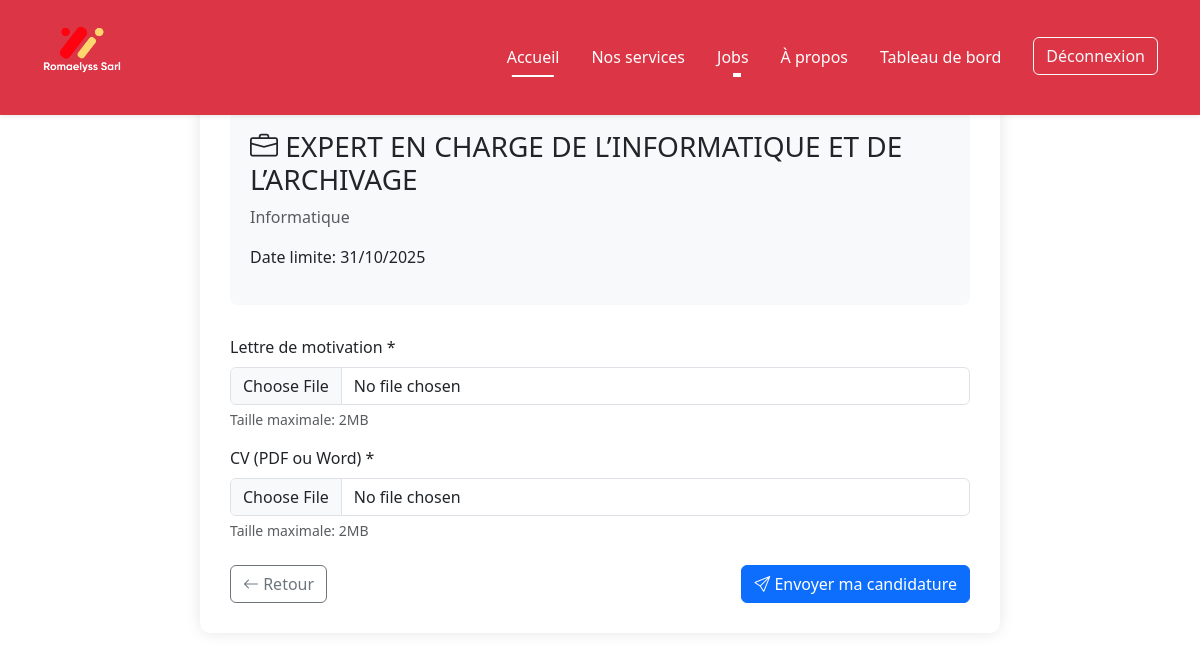
Page /apply.php?job_id=5 (signed in) on the committed database.
### tables this page shows
CREATE TABLE IF NOT EXISTS `jobs` (
  `id` int NOT NULL AUTO_INCREMENT,
  `title` varchar(100) NOT NULL,
  `description` text NOT NULL,
  `requirements` text NOT NULL,
  `expiry_date` date NOT NULL,
  `category` varchar(50) NOT NULL,
  `image_path` varchar(255) DEFAULT NULL,
  `published` tinyint(1) DEFAULT '0',
  `created_at` timestamp NULL DEFAULT CURRENT_TIMESTAMP,
  `updated_at` timestamp NULL DEFAULT CURRENT_TIMESTAMP ON UPDATE CURRENT_TIMESTAMP,
  PRIMARY KEY (`id`)
);

### apply.php (the view, shortened to what this page needs)
<?php
require_once 'includes/config.php';
$job_id = $_GET['job_id'];
$stmt = $pdo->prepare("SELECT * FROM jobs WHERE id = ? AND published = 1 AND expiry_date >= CURDATE()");
$stmt->execute([$job_id]);
$job = $stmt->fetch();
?>
<!DOCTYPE html>
<html lang="fr">
<head>
    <link rel="stylesheet" href="asset/css/style.css">
    <link href="https://cdn.jsdelivr.net/npm/bootstrap@5.3.0/dist/css/bootstrap.min.css" rel="stylesheet">
    <link rel="stylesheet" href="https://cdn.jsdelivr.net/npm/bootstrap-icons@1.10.0/font/bootstrap-icons.css">
</head>
<body>
    <?php include 'includes/header.php'; ?>
    <div class="container">
        <div class="application-container">
            <div class="job-header">
                <h3><i class="bi bi-briefcase"></i> <?= htmlspecialchars($job['title']) ?></h3>
                <p class="text-muted"><?= htmlspecialchars($job['category']) ?></p>
                <p>Date limite: <?= date('d/m/Y', strtotime($job['expiry_date'])) ?></p>
            </div>
            <form method="POST" enctype="multipart/form-data">
                <div class="mb-3">
                    <label for="cover_letter" class="form-label">Lettre de motivation *</label>
                    <input type="file" class="form-control" id="cover_letter" name="cover_letter" accept=".pdf,.doc,.docx" required>
                    <div class="form-text">Taille maximale: 2MB</div>
                </div>
                <div class="mb-4">
                    <label for="cv" class="form-label">CV (PDF ou Word) *</label>
                    <input type="file" class="form-control" id="cv" name="cv" required accept=".pdf,.doc,.docx">
                    <div class="form-text">Taille maximale: 2MB</div>
                </div>
                <div class="d-flex justify-content-between">
                    <a href="../jobs.php" class="btn btn-outline-secondary">
                        <i class="bi bi-arrow-left"></i> Retour
                    </a>
                    <button type="submit" class="btn btn-primary">
                        <i class="bi bi-send"></i> Envoyer ma candidature
                    </button>
                </div>
            </form>
        </div>
    </div>
</body>
</html>

### asset/css/style.css (style rules this page uses)
* { margin: 0; padding: 0; box-sizing: border-box; }
body { background-color: #f8f9fa; font-family: 'Segoe UI', sans-serif; }
body { background-color: #f8f9fa; }

### apply.php (style rules this page uses)
.application-container { max-width: 800px; margin: 30px auto; padding: 30px; background: white; border-radius: 10px; box-shadow: 0 0 15px rgba(0,0,0,0.1); }
.job-header { background-color: #f8f9fa; padding: 20px; border-radius: 8px; margin-bottom: 30px; }

### rows in the picture
jobs: title "EXPERT EN CHARGE DE L’INFORMATIQUE ET DE L’ARCHIVAGE", category "Informatique", expiry_date "31/10/2025"
